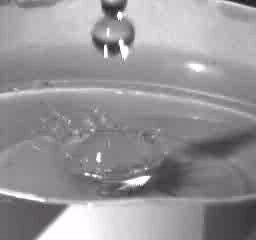
#> input picture frame 18 of OpenCV/PicVid/waterdrop.avi, 256 x 240 px, given in place of vtest.avi, which was not available
$ python DenoisingMulti.py
#> lines starting #> are read from the running program, lines starting #| are printed output that depends on the picture; pictures that were not available may be replaced by others from this repository, and a replacement may not be noted
import numpy as np
import cv2 as cv
from matplotlib import pyplot as plt
cap = cv.VideoCapture('/Users/macboiiii/Documents/LearnProjects/OpenCV/PicVid/vtest.avi')
# create a list of first 5 frames
img = [cap.read()[1] for i in range(5)]
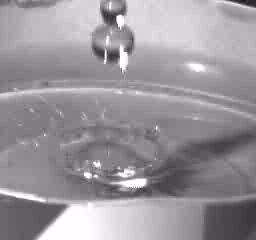
#> input picture frame 19 of OpenCV/PicVid/waterdrop.avi, 256 x 240 px, given in place of vtest.avi, which was not available
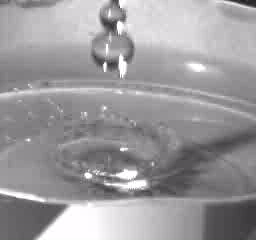
#> input picture frame 20 of OpenCV/PicVid/waterdrop.avi, 256 x 240 px, given in place of vtest.avi, which was not available
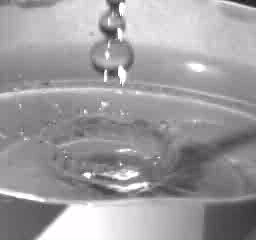
#> input picture frame 21 of OpenCV/PicVid/waterdrop.avi, 256 x 240 px, given in place of vtest.avi, which was not available
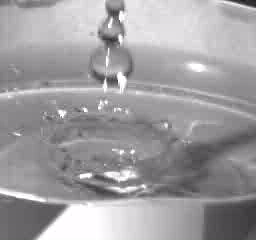
#> input picture frame 22 of OpenCV/PicVid/waterdrop.avi, 256 x 240 px, given in place of vtest.avi, which was not available
#> img = 5 items
# convert all to grayscale
gray = [cv.cvtColor(i, cv.COLOR_BGR2GRAY) for i in img]
#> gray = 5 items
# convert all to float64
gray = [np.float64(i) for i in gray]
# create a noise of variance 25
noise = np.random.randn(*gray[1].shape)*10
# Add this noise to images
noisy = [i+noise for i in gray]
#> noisy = 5 items
# Convert back to uint8
noisy = [np.uint8(np.clip(i,0,255)) for i in noisy]
# Denoise 3rd frame considering all the 5 frames
dst = cv.fastNlMeansDenoisingMulti(noisy, 2, 5, None, 4, 7, 35)
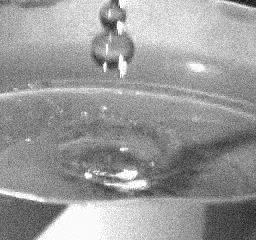
#> dst: shape (240, 256); min 24, max 255, mean 154
plt.subplot(131),plt.imshow(gray[2],'gray')
plt.subplot(132),plt.imshow(noisy[2],'gray')
plt.subplot(133),plt.imshow(dst,'gray')
plt.show()
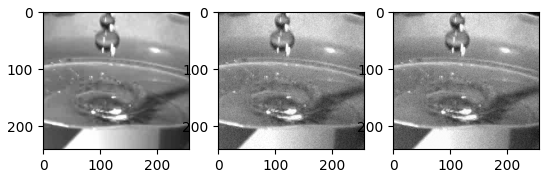
#> figure drawn by matplotlib, 3 panels

$ run again, starting later in the video
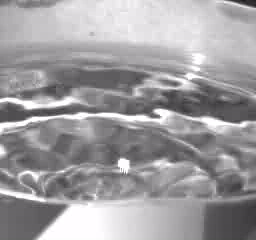
#> input picture frame 81 of OpenCV/PicVid/waterdrop.avi, 256 x 240 px, given in place of vtest.avi, which was not available
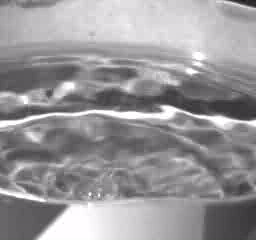
#> input picture frame 85 of OpenCV/PicVid/waterdrop.avi, 256 x 240 px, given in place of vtest.avi, which was not available
#> img = 5 items
#> `plt.show()`:
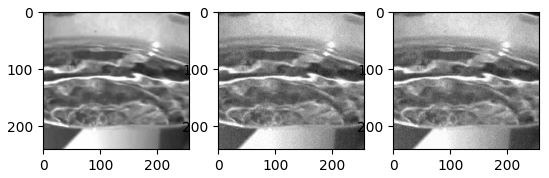
#> figure drawn by matplotlib, 3 panels

$ run again, starting later in the video
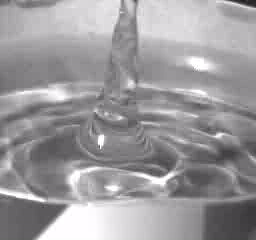
#> input picture frame 145 of OpenCV/PicVid/waterdrop.avi, 256 x 240 px, given in place of vtest.avi, which was not available
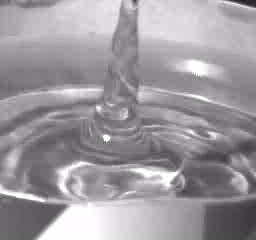
#> input picture frame 149 of OpenCV/PicVid/waterdrop.avi, 256 x 240 px, given in place of vtest.avi, which was not available
#> img = 5 items
#> `plt.show()`:
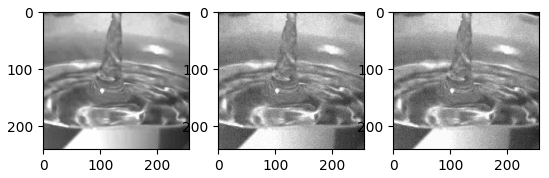
#> figure drawn by matplotlib, 3 panels
